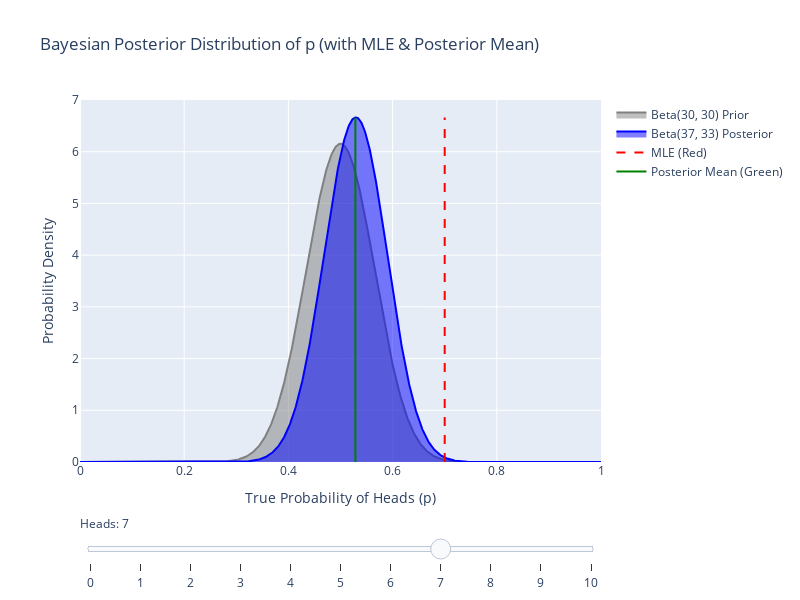

Write notebook code for a chart like this one.
### Code cell
import numpy as np
import plotly.graph_objects as go
import scipy.stats as stats

# Parameters for Beta prior (Uniform Beta(1,1))
alpha_prior, beta_prior = 30, 30
total_flips = 10

# Define the range for p
p = np.linspace(0, 1, 1000)

# Create figure
fig = go.Figure()

# Generate traces for different numbers of heads
for heads in range(total_flips + 1):
    tails = total_flips - heads
    
    # Posterior parameters
    alpha_post = alpha_prior + heads
    beta_post = beta_prior + tails
    # Compute prior
    prior_pdf = stats.beta.pdf(p, alpha_prior, beta_prior)

    # Compute posterior density
    posterior_pdf = stats.beta.pdf(p, alpha_post, beta_post)

    # Compute MLE estimate
    p_mle = heads / total_flips if total_flips > 0 else 0

    # Compute posterior mean
    p_posterior_mean = stats.beta.mean(alpha_post, beta_post)
    
    fig.add_trace(go.Scatter(
        x=p, y=prior_pdf, fill='tozeroy',
        line=dict(color='grey'), visible=(heads == 7),
         name=f'Beta({alpha_prior}, {beta_prior}) Prior'
    ))
    # Add posterior distribution
    fig.add_trace(go.Scatter(
        x=p, y=posterior_pdf, mode='lines', fill='tozeroy',
        line=dict(color='blue'), visible=(heads == 7),
        name=f'Beta({alpha_post}, {beta_post}) Posterior'
    ))

    # Add MLE estimate line
    fig.add_trace(go.Scatter(
        x=[p_mle, p_mle], y=[0, max(posterior_pdf)], mode='lines',
        line=dict(color='red', dash='dash'),
        visible=(heads == 7), name="MLE (Red)"
    ))

    # Add posterior mean line
    fig.add_trace(go.Scatter(
        x=[p_posterior_mean, p_posterior_mean], y=[0, max(posterior_pdf)], mode='lines',
        line=dict(color='green'),
        visible=(heads == 7), name="Posterior Mean (Green)"
    ))


# Add slider
steps = []
for i in range(total_flips + 1):
    step = dict(
        method="update",
        args=[{"visible": [False] * (4 * (total_flips + 1))}],  # Hide all traces
        label=str(i)  # Label for slider
    )
    step["args"][0]["visible"][4 * i] = True  # Show posterior distribution
    step["args"][0]["visible"][4 * i + 1] = True  # Show MLE line
    step["args"][0]["visible"][4 * i + 2] = True 
    step["args"][0]["visible"][4 * i + 3] = True # Show posterior mean line
    steps.append(step)

fig.update_layout(
    sliders=[dict(
        active=7,  # Start at 7 heads
        currentvalue={"prefix": "Heads: "},
        pad={"t": 50},
        steps=steps
    )],
    title="Bayesian Posterior Distribution of p (with MLE & Posterior Mean)",
    xaxis_title="True Probability of Heads (p)",
    yaxis_title="Probability Density",
    xaxis=dict(range=[0, 1]),  # **Fixed x-axis range for clarity**
    yaxis=dict(range=[0, 7]),
    width=800,  # Change the width to adjust the size
    height=600  # Change the height to adjust the size
)

# Show the figure
fig.show()

### Figure 1 — Plotly figure (JSON) as saved in the notebook; plotly's stock layout.template omitted (floating-point values rounded to 4 significant figures; data arrays with more than 128 entries replaced by an {"elided": "..."} marker saying what was removed)
{"data": [{"fill": "tozeroy", "line": {"color": "grey"}, "name": "Beta(30, 30) Prior", "type": "scatter", "visible": false, "x": {"elided": "1000 float values"}, "y": {"elided": "1000 float values"}}, {"fill": "tozeroy", "line": {"color": "blue"}, "mode": "lines", "name": "Beta(30, 40) Posterior", "type": "scatter", "visible": false, "x": {"elided": "1000 float values"}, "y": {"elided": "1000 float values"}}, {"line": {"color": "red", "dash": "dash"}, "mode": "lines", "name": "MLE (Red)", "type": "scatter", "visible": false, "x": [0, 0], "y": [0, 6.724]}, {"line": {"color": "green"}, "mode": "lines", "name": "Posterior Mean (Green)", "type": "scatter", "visible": false, "x": [0.4286, 0.4286], "y": [0, 6.724]}, {"fill": "tozeroy", "line": {"color": "grey"}, "name": "Beta(30, 30) Prior", "type": "scatter", "visible": false, "x": {"elided": "1000 float values"}, "y": {"elided": "1000 float values"}}, {"fill": "tozeroy", "line": {"color": "blue"}, "mode": "lines", "name": "Beta(31, 39) Posterior", "type": "scatter", "visible": false, "x": {"elided": "1000 float values"}, "y": {"elided": "1000 float values"}}, {"line": {"color": "red", "dash": "dash"}, "mode": "lines", "name": "MLE (Red)", "type": "scatter", "visible": false, "x": [0.1, 0.1], "y": [0, 6.698]}, {"line": {"color": "green"}, "mode": "lines", "name": "Posterior Mean (Green)", "type": "scatter", "visible": false, "x": [0.4429, 0.4429], "y": [0, 6.698]}, {"fill": "tozeroy", "line": {"color": "grey"}, "name": "Beta(30, 30) Prior", "type": "scatter", "visible": false, "x": {"elided": "1000 float values"}, "y": {"elided": "1000 float values"}}, {"fill": "tozeroy", "line": {"color": "blue"}, "mode": "lines", "name": "Beta(32, 38) Posterior", "type": "scatter", "visible": false, "x": {"elided": "1000 float values"}, "y": {"elided": "1000 float values"}}, {"line": {"color": "red", "dash": "dash"}, "mode": "lines", "name": "MLE (Red)", "type": "scatter", "visible": false, "x": [0.2, 0.2], "y": [0, 6.677]}, {"line": {"color": "green"}, "mode": "lines", "name": "Posterior Mean (Green)", "type": "scatter", "visible": false, "x": [0.4571, 0.4571], "y": [0, 6.677]}, {"fill": "tozeroy", "line": {"color": "grey"}, "name": "Beta(30, 30) Prior", "type": "scatter", "visible": false, "x": {"elided": "1000 float values"}, "y": {"elided": "1000 float values"}}, {"fill": "tozeroy", "line": {"color": "blue"}, "mode": "lines", "name": "Beta(33, 37) Posterior", "type": "scatter", "visible": false, "x": {"elided": "1000 float values"}, "y": {"elided": "1000 float values"}}, {"line": {"color": "red", "dash": "dash"}, "mode": "lines", "name": "MLE (Red)", "type": "scatter", "visible": false, "x": [0.3, 0.3], "y": [0, 6.663]}, {"line": {"color": "green"}, "mode": "lines", "name": "Posterior Mean (Green)", "type": "scatter", "visible": false, "x": [0.4714, 0.4714], "y": [0, 6.663]}, {"fill": "tozeroy", "line": {"color": "grey"}, "name": "Beta(30, 30) Prior", "type": "scatter", "visible": false, "x": {"elided": "1000 float values"}, "y": {"elided": "1000 float values"}}, {"fill": "tozeroy", "line": {"color": "blue"}, "mode": "lines", "name": "Beta(34, 36) Posterior", "type": "scatter", "visible": false, "x": {"elided": "1000 float values"}, "y": {"elided": "1000 float values"}}, {"line": {"color": "red", "dash": "dash"}, "mode": "lines", "name": "MLE (Red)", "type": "scatter", "visible": false, "x": [0.4, 0.4], "y": [0, 6.655]}, {"line": {"color": "green"}, "mode": "lines", "name": "Posterior Mean (Green)", "type": "scatter", "visible": false, "x": [0.4857, 0.4857], "y": [0, 6.655]}, {"fill": "tozeroy", "line": {"color": "grey"}, "name": "Beta(30, 30) Prior", "type": "scatter", "visible": false, "x": {"elided": "1000 float values"}, "y": {"elided": "1000 float values"}}, {"fill": "tozeroy", "line": {"color": "blue"}, "mode": "lines", "name": "Beta(35, 35) Posterior", "type": "scatter", "visible": false, "x": {"elided": "1000 float values"}, "y": {"elided": "1000 float values"}}, {"line": {"color": "red", "dash": "dash"}, "mode": "lines", "name": "MLE (Red)", "type": "scatter", "visible": false, "x": [0.5, 0.5], "y": [0, 6.652]}, {"line": {"color": "green"}, "mode": "lines", "name": "Posterior Mean (Green)", "type": "scatter", "visible": false, "x": [0.5, 0.5], "y": [0, 6.652]}, {"fill": "tozeroy", "line": {"color": "grey"}, "name": "Beta(30, 30) Prior", "type": "scatter", "visible": false, "x": {"elided": "1000 float values"}, "y": {"elided": "1000 float values"}}, {"fill": "tozeroy", "line": {"color": "blue"}, "mode": "lines", "name": "Beta(36, 34) Posterior", "type": "scatter", "visible": false, "x": {"elided": "1000 float values"}, "y": {"elided": "1000 float values"}}, {"line": {"color": "red", "dash": "dash"}, "mode": "lines", "name": "MLE (Red)", "type": "scatter", "visible": false, "x": [0.6, 0.6], "y": [0, 6.655]}, {"line": {"color": "green"}, "mode": "lines", "name": "Posterior Mean (Green)", "type": "scatter", "visible": false, "x": [0.5143, 0.5143], "y": [0, 6.655]}, {"fill": "tozeroy", "line": {"color": "grey"}, "name": "Beta(30, 30) Prior", "type": "scatter", "visible": true, "x": {"elided": "1000 float values"}, "y": {"elided": "1000 float values"}}, {"fill": "tozeroy", "line": {"color": "blue"}, "mode": "lines", "name": "Beta(37, 33) Posterior", "type": "scatter", "visible": true, "x": {"elided": "1000 float values"}, "y": {"elided": "1000 float values"}}, {"line": {"color": "red", "dash": "dash"}, "mode": "lines", "name": "MLE (Red)", "type": "scatter", "visible": true, "x": [0.7, 0.7], "y": [0, 6.663]}, {"line": {"color": "green"}, "mode": "lines", "name": "Posterior Mean (Green)", "type": "scatter", "visible": true, "x": [0.5286, 0.5286], "y": [0, 6.663]}, {"fill": "tozeroy", "line": {"color": "grey"}, "name": "Beta(30, 30) Prior", "type": "scatter", "visible": false, "x": {"elided": "1000 float values"}, "y": {"elided": "1000 float values"}}, {"fill": "tozeroy", "line": {"color": "blue"}, "mode": "lines", "name": "Beta(38, 32) Posterior", "type": "scatter", "visible": false, "x": {"elided": "1000 float values"}, "y": {"elided": "1000 float values"}}, {"line": {"color": "red", "dash": "dash"}, "mode": "lines", "name": "MLE (Red)", "type": "scatter", "visible": false, "x": [0.8, 0.8], "y": [0, 6.677]}, {"line": {"color": "green"}, "mode": "lines", "name": "Posterior Mean (Green)", "type": "scatter", "visible": false, "x": [0.5429, 0.5429], "y": [0, 6.677]}, {"fill": "tozeroy", "line": {"color": "grey"}, "name": "Beta(30, 30) Prior", "type": "scatter", "visible": false, "x": {"elided": "1000 float values"}, "y": {"elided": "1000 float values"}}, {"fill": "tozeroy", "line": {"color": "blue"}, "mode": "lines", "name": "Beta(39, 31) Posterior", "type": "scatter", "visible": false, "x": {"elided": "1000 float values"}, "y": {"elided": "1000 float values"}}, {"line": {"color": "red", "dash": "dash"}, "mode": "lines", "name": "MLE (Red)", "type": "scatter", "visible": false, "x": [0.9, 0.9], "y": [0, 6.698]}, {"line": {"color": "green"}, "mode": "lines", "name": "Posterior Mean (Green)", "type": "scatter", "visible": false, "x": [0.5571, 0.5571], "y": [0, 6.698]}, {"fill": "tozeroy", "line": {"color": "grey"}, "name": "Beta(30, 30) Prior", "type": "scatter", "visible": false, "x": {"elided": "1000 float values"}, "y": {"elided": "1000 float values"}}, {"fill": "tozeroy", "line": {"color": "blue"}, "mode": "lines", "name": "Beta(40, 30) Posterior", "type": "scatter", "visible": false, "x": {"elided": "1000 float values"}, "y": {"elided": "1000 float values"}}, {"line": {"color": "red", "dash": "dash"}, "mode": "lines", "name": "MLE (Red)", "type": "scatter", "visible": false, "x": [1, 1], "y": [0, 6.724]}, {"line": {"color": "green"}, "mode": "lines", "name": "Posterior Mean (Green)", "type": "scatter", "visible": false, "x": [0.5714, 0.5714], "y": [0, 6.724]}], "layout": {"height": 600, "sliders": [{"active": 7, "currentvalue": {"prefix": "Heads: "}, "pad": {"t": 50}, "steps": [{"args": [{"visible": [true, true, true, true, false, false, false, false, false, false, false, false, false, false, false, false, false, false, false, false, false, false, false, false, false, false, false, false, false, false, false, false, false, false, false, false, false, false, false, false, false, false, false, false]}], "label": "0", "method": "update"}, {"args": [{"visible": [false, false, false, false, true, true, true, true, false, false, false, false, false, false, false, false, false, false, false, false, false, false, false, false, false, false, false, false, false, false, false, false, false, false, false, false, false, false, false, false, false, false, false, false]}], "label": "1", "method": "update"}, {"args": [{"visible": [false, false, false, false, false, false, false, false, true, true, true, true, false, false, false, false, false, false, false, false, false, false, false, false, false, false, false, false, false, false, false, false, false, false, false, false, false, false, false, false, false, false, false, false]}], "label": "2", "method": "update"}, {"args": [{"visible": [false, false, false, false, false, false, false, false, false, false, false, false, true, true, true, true, false, false, false, false, false, false, false, false, false, false, false, false, false, false, false, false, false, false, false, false, false, false, false, false, false, false, false, false]}], "label": "3", "method": "update"}, {"args": [{"visible": [false, false, false, false, false, false, false, false, false, false, false, false, false, false, false, false, true, true, true, true, false, false, false, false, false, false, false, false, false, false, false, false, false, false, false, false, false, false, false, false, false, false, false, false]}], "label": "4", "method": "update"}, {"args": [{"visible": [false, false, false, false, false, false, false, false, false, false, false, false, false, false, false, false, false, false, false, false, true, true, true, true, false, false, false, false, false, false, false, false, false, false, false, false, false, false, false, false, false, false, false, false]}], "label": "5", "method": "update"}, {"args": [{"visible": [false, false, false, false, false, false, false, false, false, false, false, false, false, false, false, false, false, false, false, false, false, false, false, false, true, true, true, true, false, false, false, false, false, false, false, false, false, false, false, false, false, false, false, false]}], "label": "6", "method": "update"}, {"args": [{"visible": [false, false, false, false, false, false, false, false, false, false, false, false, false, false, false, false, false, false, false, false, false, false, false, false, false, false, false, false, true, true, true, true, false, false, false, false, false, false, false, false, false, false, false, false]}], "label": "7", "method": "update"}, {"args": [{"visible": [false, false, false, false, false, false, false, false, false, false, false, false, false, false, false, false, false, false, false, false, false, false, false, false, false, false, false, false, false, false, false, false, true, true, true, true, false, false, false, false, false, false, false, false]}], "label": "8", "method": "update"}, {"args": [{"visible": [false, false, false, false, false, false, false, false, false, false, false, false, false, false, false, false, false, false, false, false, false, false, false, false, false, false, false, false, false, false, false, false, false, false, false, false, true, true, true, true, false, false, false, false]}], "label": "9", "method": "update"}, {"args": [{"visible": [false, false, false, false, false, false, false, false, false, false, false, false, false, false, false, false, false, false, false, false, false, false, false, false, false, false, false, false, false, false, false, false, false, false, false, false, false, false, false, false, true, true, true, true]}], "label": "10", "method": "update"}]}], "title": {"text": "Bayesian Posterior Distribution of p (with MLE & Posterior Mean)"}, "width": 800, "xaxis": {"range": [0, 1], "title": {"text": "True Probability of Heads (p)"}}, "yaxis": {"range": [0, 7], "title": {"text": "Probability Density"}}}}
